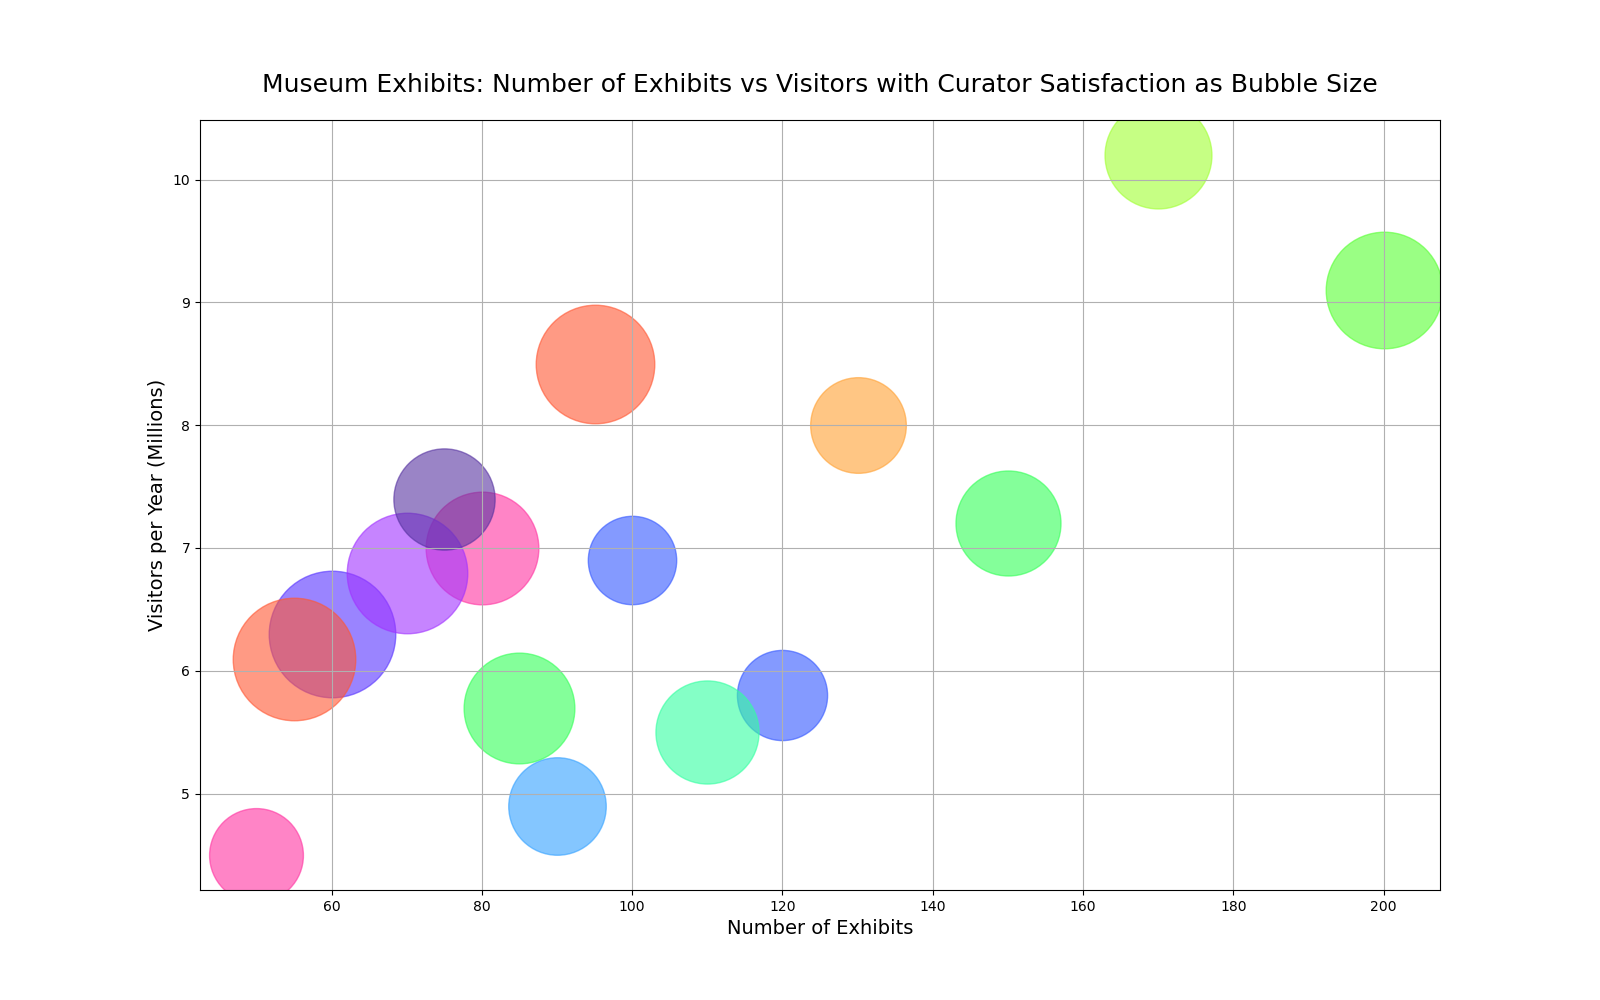

This chart was generated by the following Python code:

import matplotlib.pyplot as plt

data = {
    'Topic': ['Natural History Museum', 'Art Gallery', 'Science Museum', 'Modern Art Museum', 
              'Children\'s Museum', 'Historical Museum', 'Cultural Heritage Museum', 
              'Space Exploration Museum', 'Aquarium', 'Zoo', 'Botanical Garden', 
              'Dinosaur Museum', 'War Museum', 'Automobile Museum', 'Fashion Museum', 
              'Ethnographic Museum'],
    'Number of Exhibits': [95, 150, 120, 200, 60, 80, 110, 70, 130, 170, 90, 55, 75, 85, 100, 50],
    'Visitors per Year (Millions)': [8.5, 7.2, 5.8, 9.1, 6.3, 7.0, 5.5, 6.8, 8.0, 10.2, 4.9, 6.1, 7.4, 5.7, 6.9, 4.5],
    'Curator Satisfaction (1-10)': [9.0, 8.3, 7.5, 8.9, 9.4, 8.7, 8.2, 9.1, 7.8, 8.4, 7.9, 9.2, 8.1, 8.6, 7.4, 7.7]
}

fig, ax = plt.subplots(figsize=(16, 10))

colors = ['#FF5733', '#33FF57', '#3357FF', '#57FF33', '#5733FF', 
          '#FF33A1', '#33FFA1', '#A133FF', '#FFA133', '#A1FF33', 
          '#33A1FF', '#FF5733', '#5733A1', '#33FF57', '#3357FF', 
          '#FF33A1']

for i in range(len(data['Topic'])):
    ax.scatter(data['Number of Exhibits'][i], data['Visitors per Year (Millions)'][i], 
               s=(data['Curator Satisfaction (1-10)'][i] ** 3) * 10, 
               alpha=0.6,
               color=colors[i])

ax.set_title('Museum Exhibits: Number of Exhibits vs Visitors with Curator Satisfaction as Bubble Size', fontsize=18, pad=20)
ax.set_xlabel('Number of Exhibits', fontsize=14)
ax.set_ylabel('Visitors per Year (Millions)', fontsize=14)
ax.grid(True)

plt.show()
